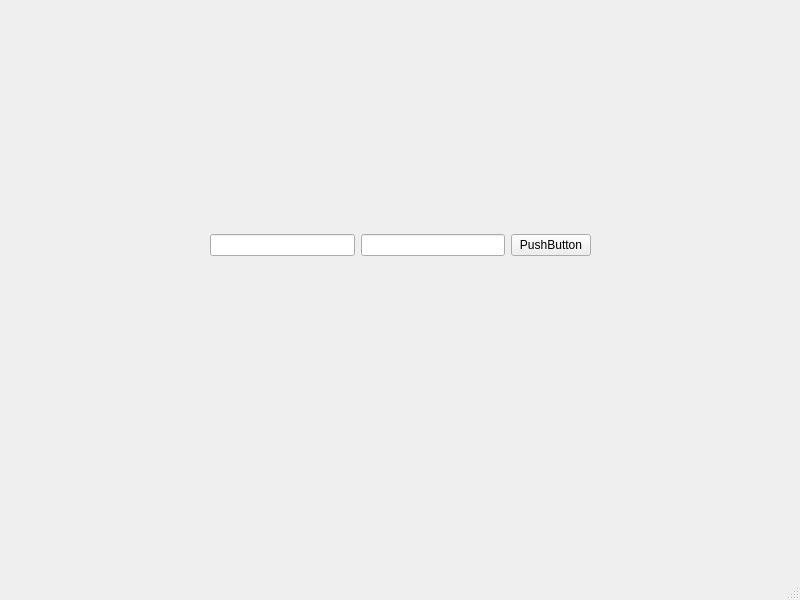
<?xml version="1.0" encoding="UTF-8"?>
<ui version="4.0">
 <class>MainWindow</class>
 <widget class="QMainWindow" name="MainWindow">
  <property name="geometry">
   <rect>
    <x>0</x>
    <y>0</y>
    <width>800</width>
    <height>600</height>
   </rect>
  </property>
  <property name="windowTitle">
   <string>MainWindow</string>
  </property>
  <widget class="QWidget" name="centralwidget">
   <widget class="QWidget" name="">
    <property name="geometry">
     <rect>
      <x>210</x>
      <y>80</y>
      <width>381</width>
      <height>331</height>
     </rect>
    </property>
    <layout class="QHBoxLayout" name="horizontalLayout">
     <item>
      <widget class="QLineEdit" name="lineEdit_2"/>
     </item>
     <item>
      <widget class="QLineEdit" name="lineEdit"/>
     </item>
     <item>
      <widget class="QPushButton" name="pushButton">
       <property name="text">
        <string>PushButton</string>
       </property>
      </widget>
     </item>
    </layout>
   </widget>
  </widget>
  <widget class="QMenuBar" name="menubar">
   <property name="geometry">
    <rect>
     <x>0</x>
     <y>0</y>
     <width>800</width>
     <height>21</height>
    </rect>
   </property>
  </widget>
  <widget class="QStatusBar" name="statusbar"/>
 </widget>
 <resources/>
 <connections/>
</ui>
